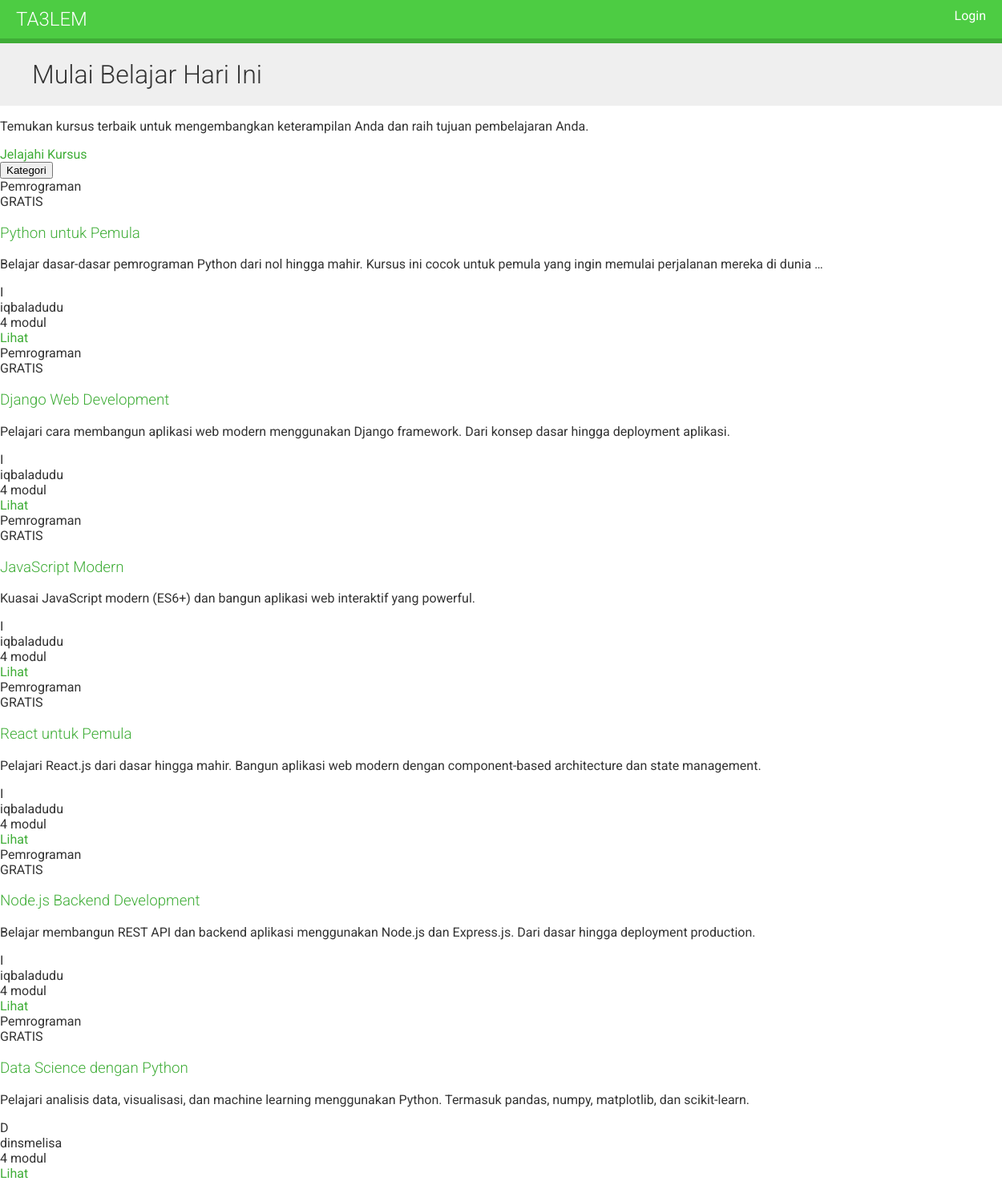
The page / on the database its author committed.
### courses/models.py (models this page shows, shortened)
class Course(models.Model):
    owner = models.ForeignKey(User, on_delete=models.CASCADE, related_name='courses_created')
    subject = models.ForeignKey(Subject, on_delete=models.CASCADE, related_name='courses')
    title = models.CharField(max_length=200)
    slug = models.SlugField(max_length=200, unique=True)
    overview = models.TextField()
    created = models.DateTimeField(auto_now_add=True)
    students = models.ManyToManyField(User, related_name='courses_joined', blank=True)
    class Meta:
        ordering = ['-created']

class Subject(models.Model):
    title = models.CharField(max_length=100)
    slug = models.SlugField(max_length=100, unique=True)
    class Meta:
        ordering = ['title']

### users/models.py (models this page shows, shortened)
class User(AbstractUser):
    STUDENT = 'student'
    INSTRUCTOR = 'instructor'
    STAFF = 'staff'
    ROLE_CHOICES = [
        (STUDENT, 'Student'),
        (INSTRUCTOR, 'Instructor'),
        (STAFF, 'Staff'),
    ]
    role = models.CharField(
        max_length=20,
        choices=ROLE_CHOICES,
        default=STUDENT,
        help_text='User role in the LMS'
    )
    is_active = models.BooleanField(default=False)
    avatar = models.ImageField(upload_to='avatars/', blank=True, null=True)
    bio = models.TextField(blank=True)
    phone_number = models.CharField(max_length=20, blank=True)
    date_of_birth = models.DateField(blank=True, null=True)
    address = models.TextField(blank=True)
    city = models.CharField(max_length=100, blank=True)
    country = models.CharField(max_length=100, blank=True)
    postal_code = models.CharField(max_length=20, blank=True)
    timezone = models.CharField(max_length=50, default='UTC')
    language = models.CharField(max_length=10, default='en')
    email_notifications = models.BooleanField(default=True)
    created_at = models.DateTimeField(auto_now_add=True)
    updated_at = models.DateTimeField(auto_now=True)
    class Meta:
        permissions = [
            ('view_dashboard', 'Can view dashboard'),
        ]

### courses/views.py (the view)
# urls.py: path('', CourseListView.as_view(), name='course_list'),
class CourseListView(ListView):
    model = Course
    template_name = 'courses/course/list.html'
    paginate_by = 6  # Show 6 courses per page
    context_object_name = 'courses'
    def get_queryset(self):
        queryset = Course.objects.annotate(total_modules=Count('modules'))
        subject_slug = self.kwargs.get('subject')
        if subject_slug:
            subject = get_object_or_404(Subject, slug=subject_slug)
            queryset = queryset.filter(subject=subject)
        return queryset
    def get_context_data(self, **kwargs):
        context = super().get_context_data(**kwargs)
        subjects = cache.get('all_subjects')
        if not subjects:
            subjects = Subject.objects.annotate(total_courses=Count('courses'))
            cache.set('all_subjects', subjects)
        context['subjects'] = subjects
        subject_slug = self.kwargs.get('subject')
        if subject_slug:
            context['subject'] = get_object_or_404(Subject, slug=subject_slug)
        else:
            context['subject'] = None
        return context

### courses/templates/courses/course/list.html (shortened to what this page needs)
{% extends "base.html" %}
{% block content %}
    <div class="relative bg-gradient-to-br from-blue-600 via-purple-600 to-pink-500 text-white py-12 sm:py-16 lg:py-24 overflow-hidden">
        <div class="relative max-w-7xl mx-auto px-4 sm:px-6 lg:px-8">
            <div class="text-center">
                <h1 class="text-3xl sm:text-4xl md:text-5xl lg:text-6xl font-extrabold mb-4 sm:mb-6 leading-tight px-4">
                    Mulai Belajar Hari Ini
                </h1>
                <p class="text-base sm:text-lg md:text-xl lg:text-2xl text-blue-50 max-w-3xl mx-auto mb-6 sm:mb-8 leading-relaxed px-4">
                    Temukan kursus terbaik untuk mengembangkan keterampilan Anda dan raih tujuan pembelajaran Anda.
                </p>
                <div class="flex flex-col sm:flex-row gap-3 sm:gap-4 justify-center px-4">
                    <a href="#courses"
                       class="inline-flex items-center justify-center bg-white text-blue-600 hover:bg-blue-50 px-6 sm:px-8 py-3 sm:py-4 rounded-xl font-bold text-base sm:text-lg shadow-2xl hover:shadow-3xl transition-all duration-300 hover:scale-105">
                        Jelajahi Kursus
                    </a>
                </div>
            </div>
        </div>
    </div>
    <div class="max-w-7xl mx-auto px-4 sm:px-6 lg:px-8 py-6 sm:py-8 lg:py-12">
        <div class="flex flex-col lg:flex-row gap-6 lg:gap-8">
            <aside class="lg:w-72 flex-shrink-0">
                <div class="lg:hidden mb-6">
                    <button id="category-toggle"
                            class="w-full bg-white/80 backdrop-blur-sm rounded-2xl shadow-lg p-4 flex items-center justify-between border border-gray-100">
                        <div class="flex items-center">
                            <span class="font-bold text-gray-900">Kategori</span>
                        </div>
                    </button>
                </div>
            </aside>
            <main class="flex-1" id="courses">
                {% if courses %}
                    <div class="grid grid-cols-1 sm:grid-cols-2 lg:grid-cols-2 xl:grid-cols-3 gap-4 sm:gap-6 lg:gap-8">
                        {% for course in courses %}
                            <article
                                    class="group bg-white/80 backdrop-blur-sm rounded-2xl shadow-lg hover:shadow-2xl transition-all duration-300 overflow-hidden border border-gray-100 hover:border-blue-200 hover:-translate-y-1">
                                <div class="relative h-40 sm:h-48 bg-gradient-to-br from-blue-500 via-purple-500 to-pink-500 overflow-hidden">
                                    <div class="absolute top-3 sm:top-4 right-3 sm:right-4">
                                        <span class="inline-flex items-center px-2 sm:px-3 py-1 sm:py-1.5 bg-white/95 backdrop-blur-sm text-gray-800 rounded-full text-xs font-bold shadow-lg">
                                            <span class="truncate max-w-[80px] sm:max-w-none">{{ course.subject.title }}</span>
                                        </span>
                                    </div>
                                    <div class="absolute bottom-3 sm:bottom-4 left-3 sm:left-4">
                                        <span class="inline-flex items-center px-2 sm:px-3 py-1 sm:py-1.5 bg-green-500 text-white rounded-full text-xs font-bold shadow-lg">
                                            GRATIS
                                        </span>
                                    </div>
                                </div>
                                <div class="p-4 sm:p-5 lg:p-6">
                                    <h3 class="text-base sm:text-lg lg:text-xl font-bold text-gray-900 mb-2 sm:mb-3 group-hover:text-blue-600 transition-colors duration-200 line-clamp-2 leading-tight">
                                        <a href="{% url 'course_detail' course.slug %}">{{ course.title }}</a>
                                    </h3>
                                    <p class="text-gray-600 text-xs sm:text-sm mb-3 sm:mb-4 line-clamp-2 leading-relaxed">{{ course.overview|truncatewords:20 }}</p>
                                    <div class="flex items-center text-xs sm:text-sm text-gray-500 mb-4 sm:mb-5 pb-4 sm:pb-5 border-b border-gray-100">
                                        <div class="w-7 h-7 sm:w-8 sm:h-8 bg-gradient-to-br from-blue-500 to-purple-500 rounded-full flex items-center justify-center text-white font-bold text-xs mr-2">
                                            {{ course.owner.username.0|upper }}
                                        </div>
                                        <span class="font-medium truncate">{{ course.owner.username }}</span>
                                    </div>
                                    <div class="flex items-center justify-between flex-wrap gap-3">
                                        <div class="flex items-center text-xs sm:text-sm font-semibold text-gray-700">
                                            <span>{{ course.total_modules }} modul</span>
                                        </div>
                                        <a href="{% url 'course_detail' course.slug %}"
                                           class="inline-flex items-center px-4 sm:px-5 py-2 sm:py-2.5 bg-gradient-to-r from-blue-600 to-purple-600 text-white text-xs sm:text-sm font-bold rounded-xl hover:from-blue-700 hover:to-purple-700 shadow-lg hover:shadow-xl transition-all duration-200 hover:scale-105">
                                            Lihat
                                        </a>
                                    </div>
                                </div>
                            </article>
                        {% endfor %}
                    </div>
                {% endif %}
            </main>
        </div>
    </div>
{% endblock %}

### courses/static/css/base.css (style rules this page uses)
body { margin:0; font-family:'Roboto', sans-serif; font-weight:400; color:#333; }
a { color:#3fad37; text-decoration:none; }
h1, h2, h3, h4, h5, h6 { font-family:'Roboto', sans-serif; font-weight:300; }
h1 { background:#efefef; width:100%; overflow:auto; padding:20px 0 20px 40px; margin:0; }

### rows shown on the page
Course: subject "Pemrograman", title "Python untuk Pemula", overview "Belajar dasar-dasar pemrograman Python dari nol hingga mahir. Kursus ini cocok untuk pemula yang ingin memulai perjalanan mereka di dunia …", owner.username.0 "I", owner.username "iqbaladudu", total_modules "4"
Course: subject "Pemrograman", title "Django Web Development", overview "Pelajari cara membangun aplikasi web modern menggunakan Django framework. Dari konsep dasar hingga deployment aplikasi.", owner.username.0 "I", owner.username "iqbaladudu", total_modules "4"
Course: subject "Pemrograman", title "JavaScript Modern", overview "Kuasai JavaScript modern (ES6+) dan bangun aplikasi web interaktif yang powerful.", owner.username.0 "I", owner.username "iqbaladudu", total_modules "4"
Course: subject "Pemrograman", title "React untuk Pemula", overview "Pelajari React.js dari dasar hingga mahir. Bangun aplikasi web modern dengan component-based architecture dan state management.", owner.username.0 "I", owner.username "iqbaladudu", total_modules "4"
Course: subject "Pemrograman", title "Node.js Backend Development", overview "Belajar membangun REST API dan backend aplikasi menggunakan Node.js dan Express.js. Dari dasar hingga deployment production.", owner.username.0 "I", owner.username "iqbaladudu", total_modules "4"
Course: subject "Pemrograman", title "Data Science dengan Python", overview "Pelajari analisis data, visualisasi, dan machine learning menggunakan Python. Termasuk pandas, numpy, matplotlib, dan scikit-learn.", owner.username.0 "D", owner.username "dinsmelisa", total_modules "4"
